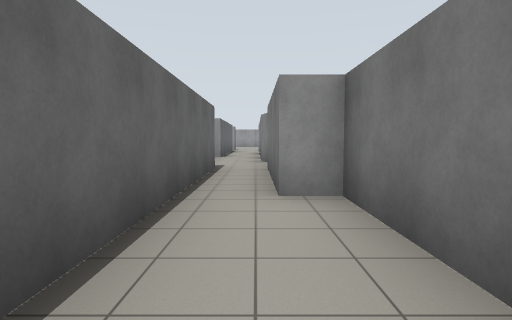
View 1 (above)

16 first-person views from a walk through a world built for the Gazebo simulator. The camera is 1.2 m above the floor, tilts 4° down and sees 80° across. Floor lines are 1 m apart. The floor is counted in squares, 2 m on a side. Each view is taken from the middle of a square. On the plan, view 1 faces up. The plan holds only what a view shows up to about 9 squares ahead; the rest is blank.

View 2
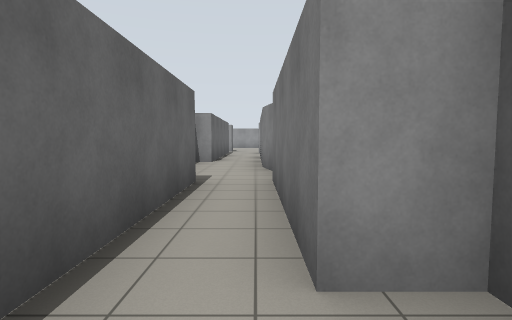

View 3
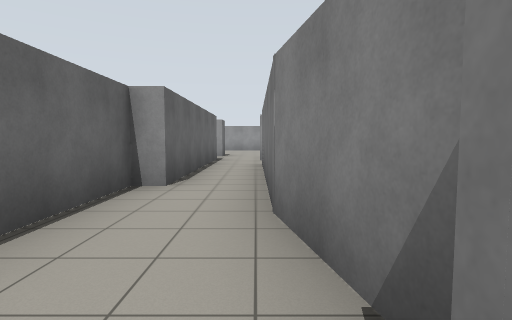

View 4
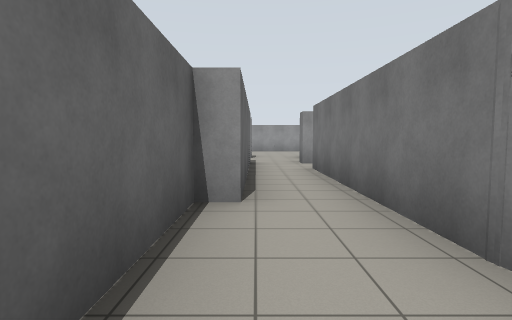

View 5
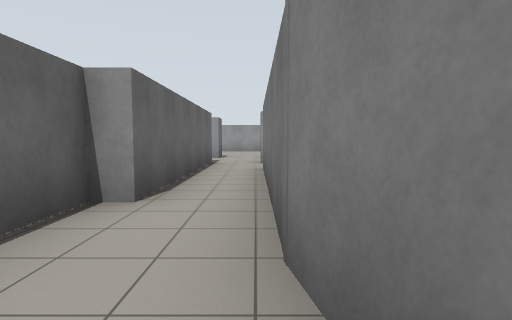

View 6
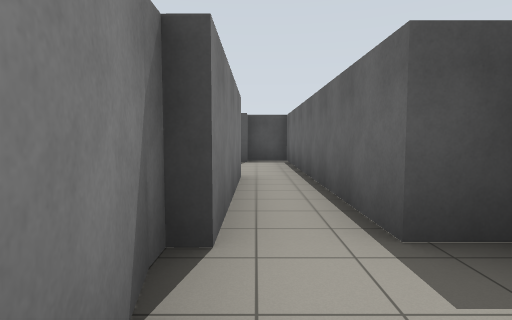

View 7
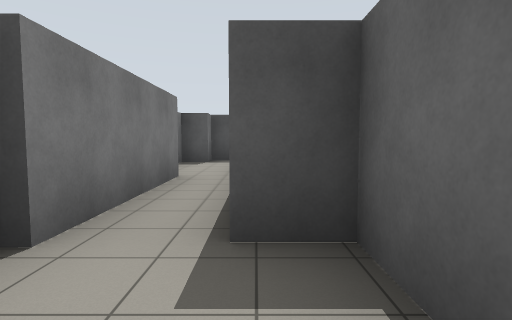

View 8
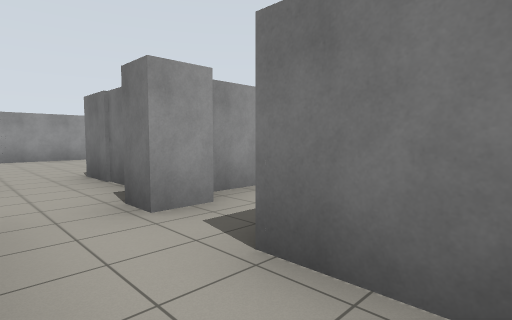

View 9
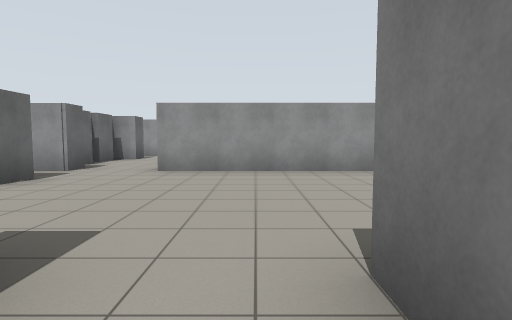

View 10
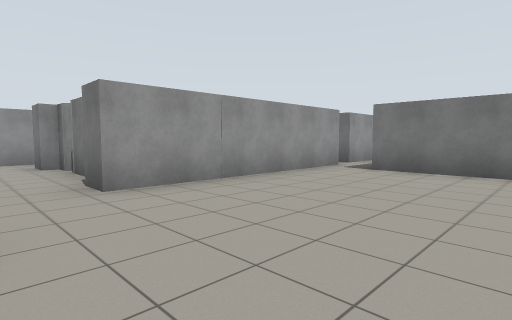

View 11
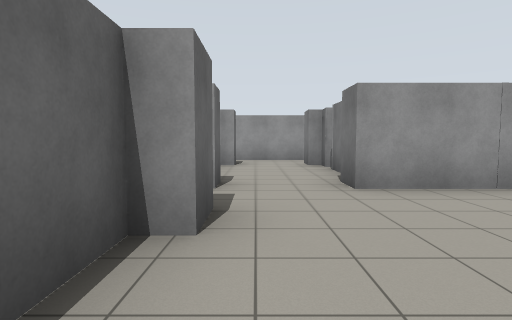

View 12
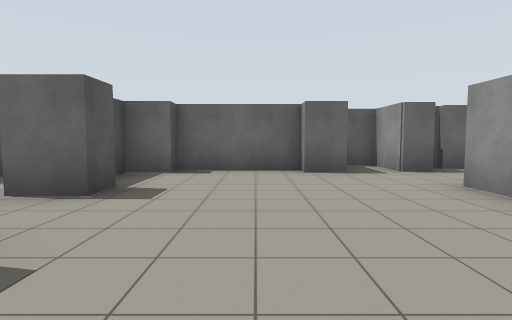

View 13
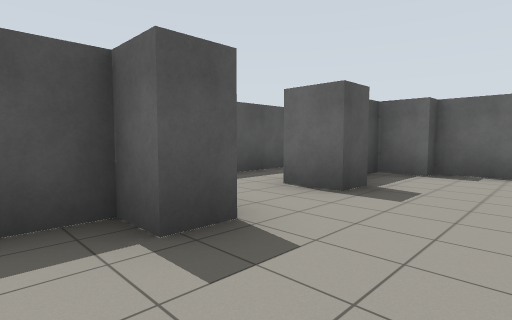

View 14
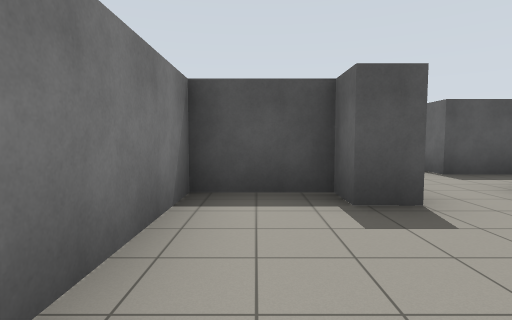

View 15
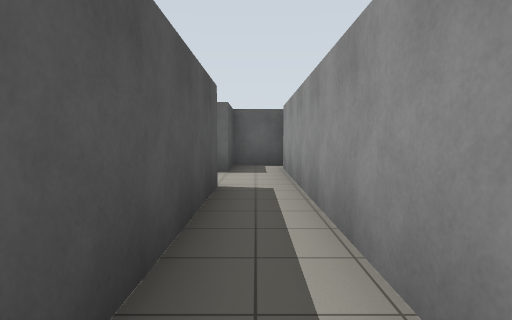

View 16
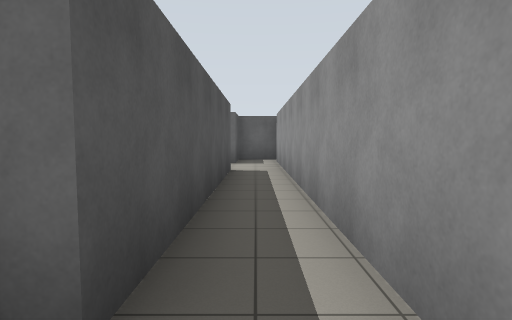

### Floor plan
Points are (right, up) in squares from view 1. A wall is a line through its corners. A room is listed if a view was taken in it or the views show most of it. See-through windows are left out.
Room 1 (views 1, 2, 3, 4, 5, 6, 7, 8)
walls: (0.1, 8.4) (0.1, 13.3); (0.5, 6.6) (0.1, 8.6); (0.8, 14.3) (0.1, 14.3); (-1.1, 14.9) (-1.1, 9.8) (-1.6, 9.8) (-1.6, 6.3) (-0.8, 6.3) (-0.8, -0.4) (0.1, -0.4) (0.1, 0.2) (0.9, 0.2) (0.9, 3.2) (0.1, 3.2) (0.1, 6.4)
ways out: opening at (-0.5, 15) to room 2; opening at (1, 14)
Room 2 (view 9)
walls: (0.1, 14.3) (0.1, 14.9); (-3, 14.9) (-1.1, 14.9)
ways out: opening at (-0.5, 15) to room 1; opening at (-0.5, 17) to room 3
Room 3 (views 10, 11, 12, 13, 14, 15, 16)
walls: (2.4, 21.6) (-1.8, 21.6) (-1.8, 22.2); (-1.5, 23.2) (-1.5, 24); (-1.5, 24.4) (-1.5, 25); (0.5, 15.9) (0.5, 17.3) (1.1, 17.3) (1.1, 16.6) (2.7, 16.6) (2.7, 20.6); (-1.9, 17.3) (-1.1, 17.3) (-1.1, 16.4); (-3.4, 20.6) (-3.4, 19.9) (-3.8, 19.9) (-3.8, 17.5) (-3.4, 17.5); (-1.8, 24.9) (-1.8, 25.5) (3.2, 25.5); (-3.4, 22.2) (-3.4, 21.6) (-4.8, 21.6) (-4.8, 20.9); (3.4, 26.5) (-4.2, 26.5); (-4, 23.5) (-4, 22.6); (-3.4, 16.6) (-2.9, 16.6); (-4, 24.6) (-4, 23.8); (-4.8, 26.7) (-4.8, 25.5) (-3.4, 25.5) (-3.4, 24.9) (-4.2, 24.9)
ways out: opening at (-0.5, 17) to room 2; opening at (3, 21)

Where each view was taken, in squares from view 1:
view 1: 0 up, 0 right, facing up
view 2: 2 up, 0 right, facing up
view 3: 6 up, 0 right, facing up
view 4: 7 up, 1 left, facing up
view 5: 7 up, 0 right, facing up
view 6: 8 up, 0 right, facing down
view 7: 8 up, 1 left, facing down
view 8: 12 up, 1 left, facing up-right
view 9: 16 up, 0 right, facing up
view 10: 18 up, 3 left, facing up-right
view 11: 18 up, 3 left, facing up
view 12: 19 up, 2 right, facing left
view 13: 19 up, 2 right, facing down-left
view 14: 20 up, 2 right, facing down
view 15: 26 up, 2 right, facing left
view 16: 26 up, 4 right, facing left
